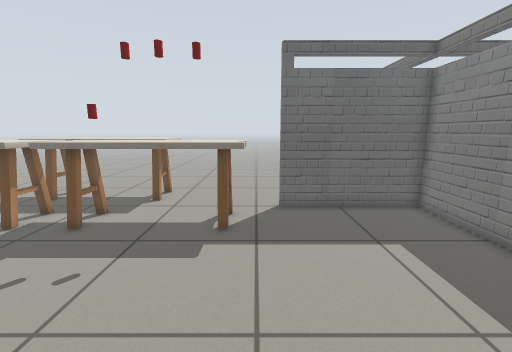
[1] (above)

22 first-person views from a walk through a robot-simulator world made for Gazebo. The camera is 0.9 m above the floor, tilts 10° down and sees 90° across. The floor is counted in squares, 0.25 m on a side. Each view is taken from the middle of a square. On the plan, view 1 faces up. The plan holds only what a view shows up to about 20 squares ahead; the rest is blank. The place goes on beyond the plan. Simple shapes stand in for some stock models.

[2]
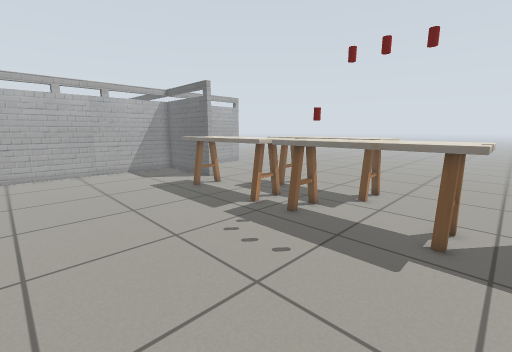

[3]
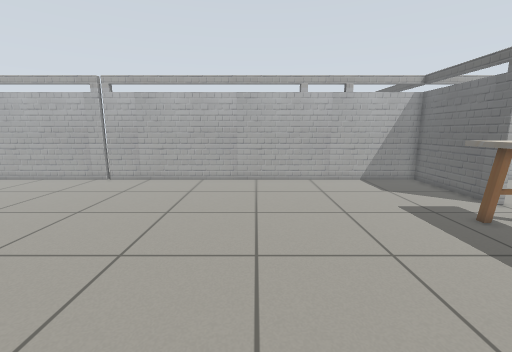

[4]
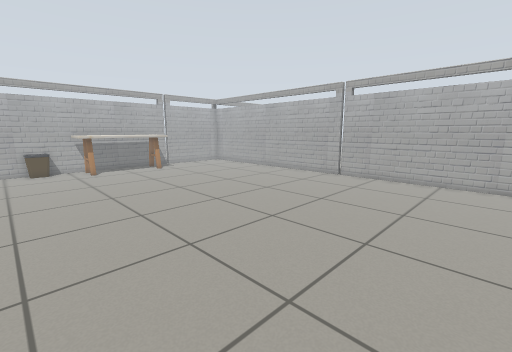

[5]
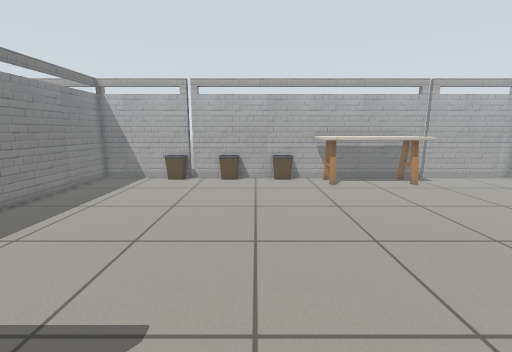

[6]
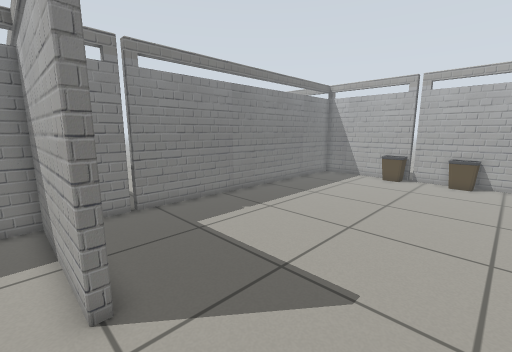

[7]
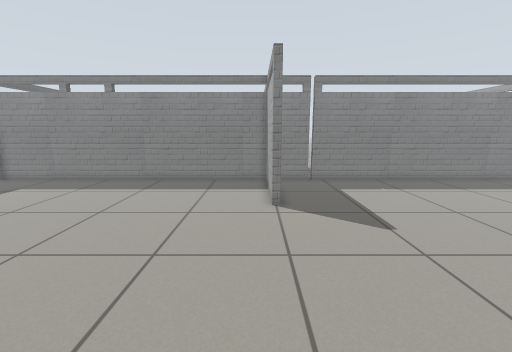

[8]
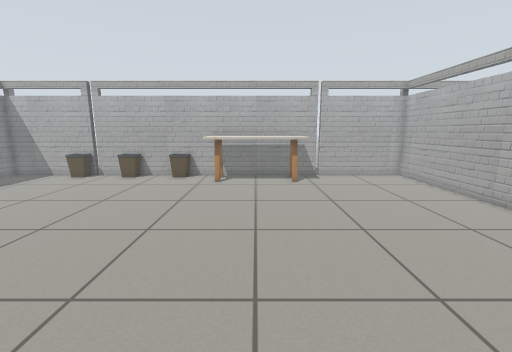

[9]
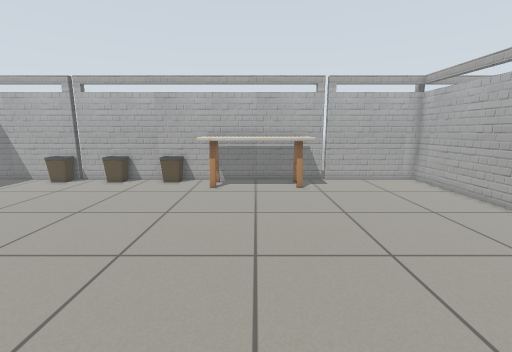

[10]
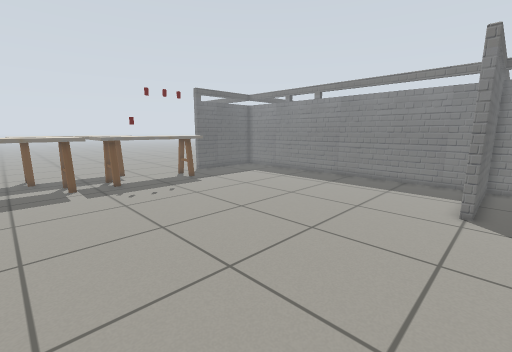

[11]
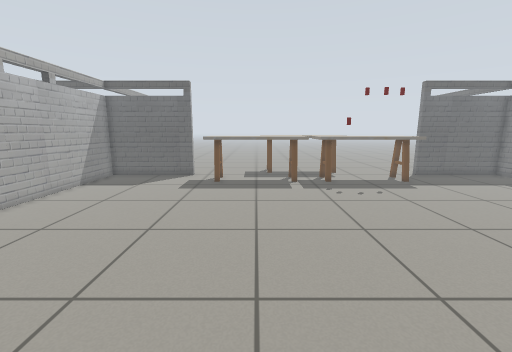

[12]
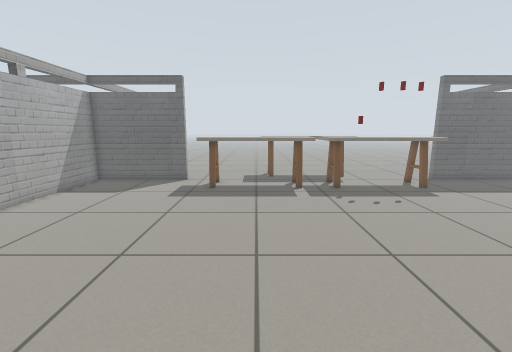

[13]
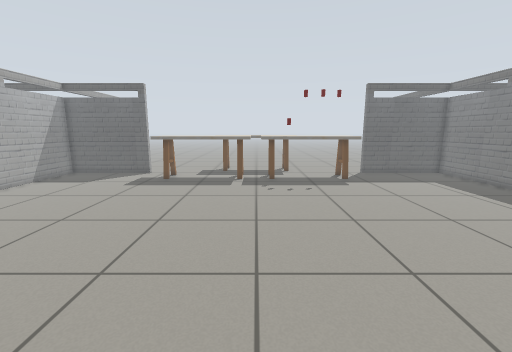

[14]
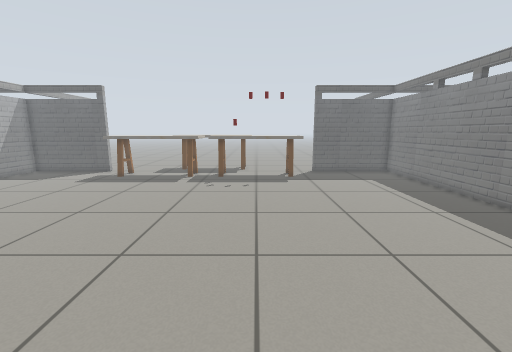

[15]
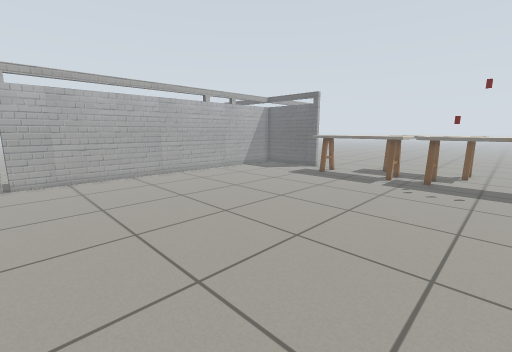

[16]
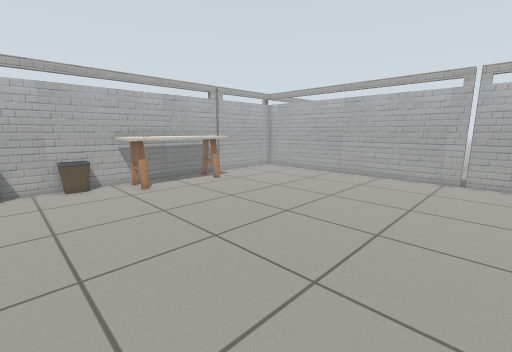

[17]
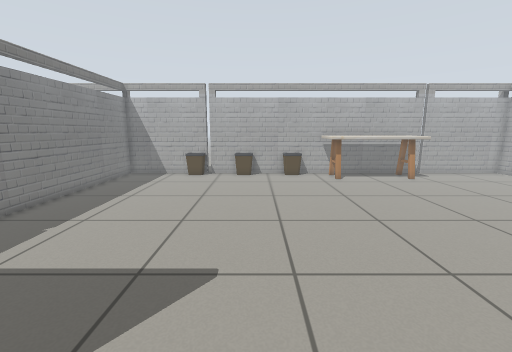

[18]
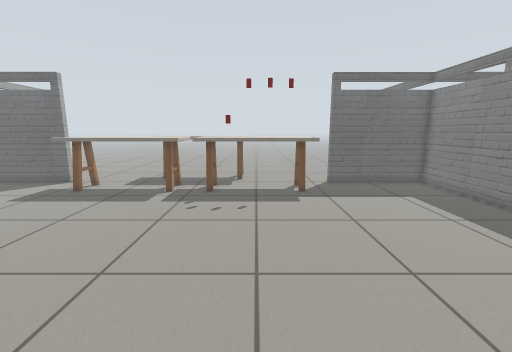

[19]
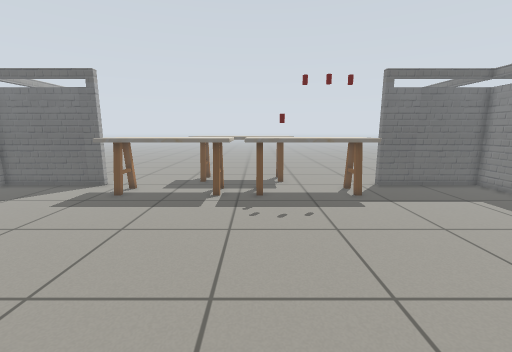

[20]
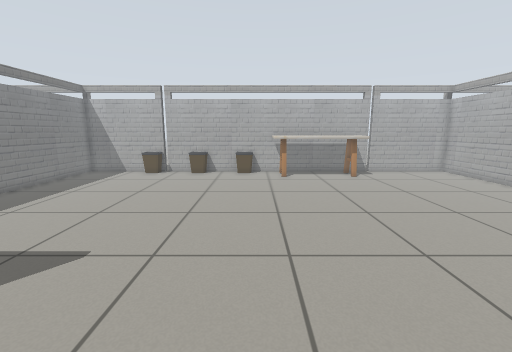

[21]
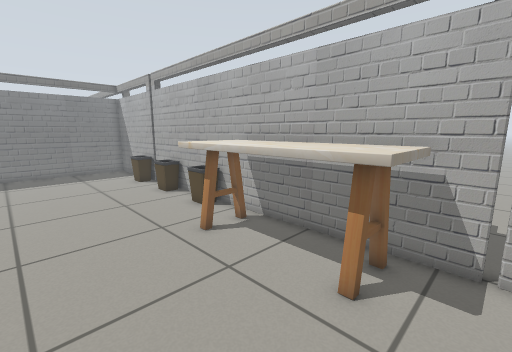

[22]
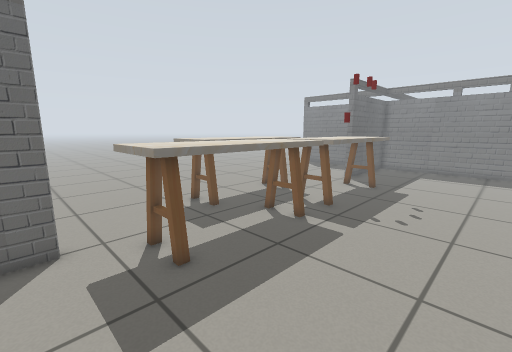

### Floor plan
Points are (right, up) in squares from view 1. A wall is a line through its corners. A room is listed if a view was taken in it or the views show most of it. See-through windows are left out.
Room 1 (views 1, 2, 3, 4, 5, 6, 7, 8, 9, 10, 11, 12, 13, 14, 15, 16, 17, 18, 19, 20, 21, 22)
walls: (7.8, -10.9) (7.8, -8.2) (1.1, -8.2) (1.1, -7.8) (7.8, -7.8) (7.8, 11.8) (1.2, 11.8) (1.2, 12.2); (-23.8, -11.2) (-23.8, -27.8) (-17.2, -27.8); (-17.1, 12.2) (-17.1, 11.8) (-23.8, 11.8) (-23.8, -10.9); (-16.9, -27.8) (0.9, -27.8); (1.1, -27.8) (7.8, -27.8) (7.8, -11.2)
objects: kitchen table (-16, -27) to (-8, -25); kitchen table (-16, 9) to (-9, 11); kitchen table (-12, 13) to (-4, 14); kitchen table (-8, 9) to (0, 11); bin (-7, -28) to (-5, -27); other object (-6, 9); drink can (-4, 9); bin (-3, -28) to (-1, -27); drink can (-3, 9); drink can (-2, 9); bin (1, -28) to (3, -27)

Where each view was taken, in squares from view 1:
view 1: 0 up, 0 right, facing up
view 2: 0 up, 0 right, facing up-left
view 3: 0 up, 5 left, facing left
view 4: 1 down, 4 left, facing down-left
view 5: 8 down, 4 left, facing down
view 6: 7 down, 4 left, facing down-right
view 7: 7 down, 11 left, facing right
view 8: 7 down, 12 left, facing down
view 9: 9 down, 12 left, facing down
view 10: 9 down, 12 left, facing up-right
view 11: 9 down, 12 left, facing up
view 12: 7 down, 12 left, facing up
view 13: 10 down, 8 left, facing up
view 14: 11 down, 4 left, facing up
view 15: 11 down, 3 left, facing up-left
view 16: 9 down, 3 left, facing down-left
view 17: 6 down, 3 left, facing down
view 18: 6 down, 4 left, facing up
view 19: 5 down, 7 left, facing up
view 20: 5 down, 7 left, facing down
view 21: 20 down, 17 left, facing down-right
view 22: 3 up, 18 left, facing up-right
